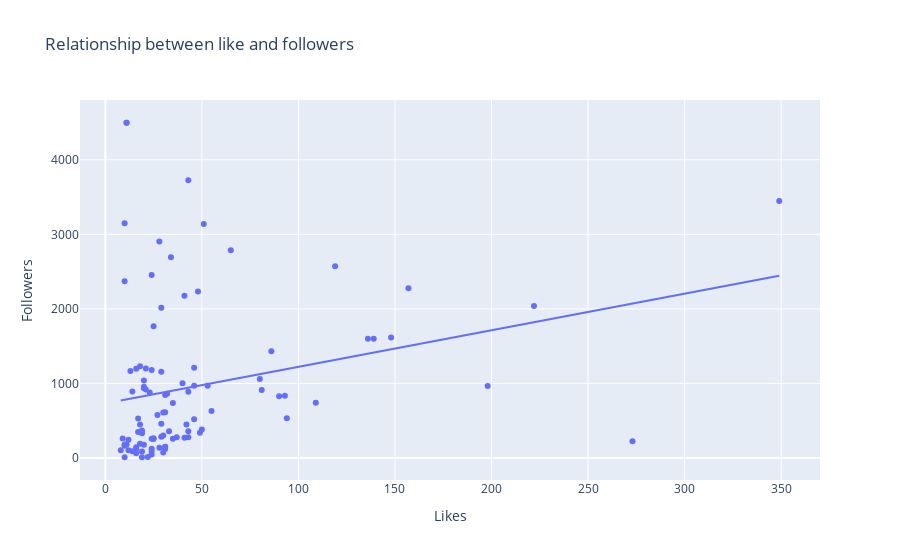

Write notebook code for a chart like this one.
### Code cell
# Plotting scatterplot for relationship between like and followes

figure = px.scatter(data_frame=df,x='Likes',
        y='Followers',trendline='ols',
                   title='Relationship between like and followers')
figure.show()

### Figure 1 — Plotly figure (JSON) as saved in the notebook; plotly's stock layout.template omitted (floating-point values rounded to 4 significant figures)
{"data": [{"hovertemplate": "Likes=%{x}<br>Followers=%{y}<extra></extra>", "legendgroup": "", "marker": {"color": "#636efa", "symbol": "circle"}, "mode": "markers", "name": "", "orientation": "v", "showlegend": false, "type": "scatter", "x": [139, 23, 25, 49, 30, 18, 35, 86, 22, 18, 31, 48, 80, 94, 28, 53, 29, 46, 30, 34, 198, 19, 20, 11, 10, 46, 25, 148, 43, 37, 90, 19, 14, 30, 273, 13, 93, 24, 18, 136, 24, 8, 41, 81, 16, 31, 24, 51, 43, 20, 25, 157, 17, 24, 65, 349, 17, 10, 21, 11, 16, 10, 27, 16, 19, 29, 31, 41, 19, 40, 21, 50, 20, 10, 35, 119, 11, 55, 12, 29, 28, 43, 31, 14, 33, 24, 43, 9, 29, 16, 32, 46, 12, 20, 24, 31, 42, 10, 222, 109], "xaxis": "x", "y": [1600, 880, 255, 340, 304, 1231, 259, 1433, 13, 450, 149, 2232, 1061, 533, 2904, 971, 285, 520, 75, 2691, 966, 334, 1041, 4496, 166, 1211, 265, 1618, 279, 279, 828, 12, 894, 610, 226, 1168, 835, 124, 193, 1600, 258, 105, 273, 914, 118, 122, 1180, 3139, 3725, 935, 1766, 2277, 348, 87, 2785, 3448, 530, 3147, 918, 4496, 145, 11, 577, 66, 89, 2014, 151, 2175, 371, 1003, 1200, 383, 955, 2372, 740, 2573, 181, 631, 246, 460, 140, 888, 845, 91, 361, 2455, 361, 262, 1158, 1196, 863, 971, 106, 179, 49, 614, 450, 182, 2039, 741], "yaxis": "y"}, {"hovertemplate": "<b>OLS trendline</b><br>Followers = 4.90337 * Likes + 734.052<br>R<sup>2</sup>=0.070872<br><br>Likes=%{x}<br>Followers=%{y} <b>(trend)</b><extra></extra>", "legendgroup": "", "marker": {"color": "#636efa", "symbol": "circle"}, "mode": "lines", "name": "", "showlegend": false, "type": "scatter", "x": [8, 9, 10, 10, 10, 10, 10, 11, 11, 11, 12, 12, 13, 14, 14, 16, 16, 16, 16, 17, 17, 18, 18, 18, 19, 19, 19, 19, 20, 20, 20, 20, 21, 21, 22, 23, 24, 24, 24, 24, 24, 24, 25, 25, 25, 27, 28, 28, 29, 29, 29, 29, 30, 30, 30, 31, 31, 31, 31, 31, 32, 33, 34, 35, 35, 37, 40, 41, 41, 42, 43, 43, 43, 43, 46, 46, 46, 48, 49, 50, 51, 53, 55, 65, 80, 81, 86, 90, 93, 94, 109, 119, 136, 139, 148, 157, 198, 222, 273, 349], "xaxis": "x", "y": [773.3, 778.2, 783.1, 783.1, 783.1, 783.1, 783.1, 788.0, 788.0, 788.0, 792.9, 792.9, 797.8, 802.7, 802.7, 812.5, 812.5, 812.5, 812.5, 817.4, 817.4, 822.3, 822.3, 822.3, 827.2, 827.2, 827.2, 827.2, 832.1, 832.1, 832.1, 832.1, 837.0, 837.0, 841.9, 846.8, 851.7, 851.7, 851.7, 851.7, 851.7, 851.7, 856.6, 856.6, 856.6, 866.4, 871.3, 871.3, 876.2, 876.2, 876.2, 876.2, 881.2, 881.2, 881.2, 886.1, 886.1, 886.1, 886.1, 886.1, 891.0, 895.9, 900.8, 905.7, 905.7, 915.5, 930.2, 935.1, 935.1, 940.0, 944.9, 944.9, 944.9, 944.9, 959.6, 959.6, 959.6, 969.4, 974.3, 979.2, 984.1, 993.9, 1004.0, 1053.0, 1126.0, 1131.0, 1156.0, 1175.0, 1190.0, 1195.0, 1269.0, 1318.0, 1401.0, 1416.0, 1460.0, 1504.0, 1705.0, 1823.0, 2073.0, 2445.0], "yaxis": "y"}], "layout": {"legend": {"tracegroupgap": 0}, "title": {"text": "Relationship between like and followers"}, "xaxis": {"anchor": "y", "domain": [0, 1], "title": {"text": "Likes"}}, "yaxis": {"anchor": "x", "domain": [0, 1], "title": {"text": "Followers"}}}}
